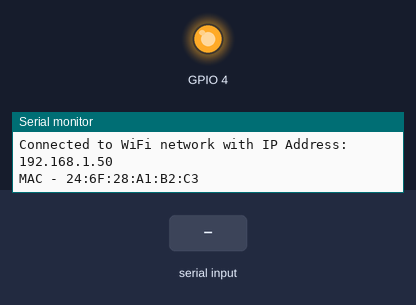
Bench run of a sketch on a simulated ESP32. Parts: output pins drawn as LEDs (lit = HIGH), the last lines printed to the serial monitor. Dashed ring = blinking. The test bench sets the inputs (shaded band). WiFi joins after 1.5 s; servers stay silent unless stated; uploads are accepted with an empty reply.

Above: at 2.1 s.
At 4.0 s:
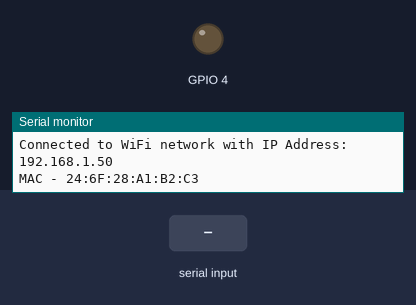
4.1 s: "#" received over the second serial link
At 4.42 s:
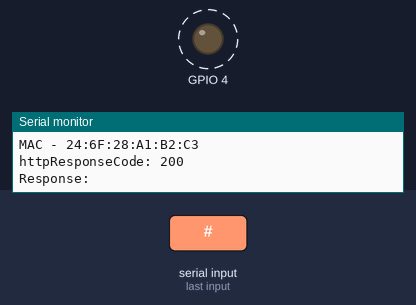
Timing chart, 0 to 7.1 s (numbered marks = the images above; inputs shaded):
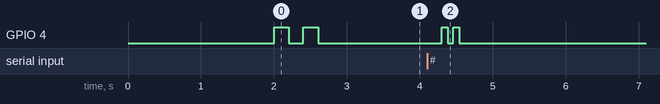

Measured:
- after the input at 4.1 s, GPIO 4: alternates HIGH for 0.08 s and LOW for 0.08 s, 4 changes in all, then stays LOW, starting after 0.20 s

The sketch:

GatewayWifi_v0.ino
```cpp
#include <WiFi.h>
#include <HTTPClient.h>
#include <WiFiClient.h>
#include <ArduinoJson.h>

String message = "";

void setup()
{
  Serial.begin(115200);
  Serial2.begin (115200);

  pinMode (4, OUTPUT);
  digitalWrite (4, 0);

  wifiConnect ();

  digitalWrite (4, 1);
  delay (200);
  digitalWrite (4, 0);
  delay (200);
  digitalWrite (4, 1);
  delay (200);
  digitalWrite (4, 0);
  delay (200);
}

void loop()
{
  if (Serial2.available() > 0)
  {
    char i;
    while (Serial2.available() > 0)
    {
      i = char (Serial2.read());

      message += i;
    }
    if (i == '#')
    {
      message.replace ("$", "");
      message.replace ("#", "");
      Serial.println (message);

      if (postData (message) == 200)
      {
        digitalWrite (4, 1);
        delay (80);
        digitalWrite (4, 0);
        delay (80);
        digitalWrite (4, 1);
        delay (80);
        digitalWrite (4, 0);
        delay (80);
      }

      message = "";
    }
  }
}
```

WIFI.ino
```cpp
const char* ssid = "GabDEV1";            // WIFI
const char* password = "123456789";     // SENHA WIFI

String rota_echo                  = "http://postman-echo.com/post";
String rota_fake                  = "http://192.168.137.1:80/beaconScan";

String macAdress  = "";

void wifiConnect (void)
{
  if(WiFi.status() != WL_CONNECTED)
  {
    WiFi.mode(WIFI_STA);
    WiFi.begin(ssid, password);
    Serial.println("Connecting");

    while(WiFi.status() != WL_CONNECTED)
    {
      Serial.print(".");
      delay (1000);
    }
    Serial.println("");
    Serial.print("Connected to WiFi network with IP Address: ");
    Serial.println(WiFi.localIP());
    WiFi.setAutoReconnect(true);
    WiFi.persistent(true);

    macAdress = WiFi.macAddress();
    Serial.print    ("MAC - ");
    Serial.println  (macAdress);
  }
}

unsigned int postData (String data)
{
  wifiConnect ();

  int httpResponseCode = 0;

  if(WiFi.status()== WL_CONNECTED)
  {
    WiFiClient Client;
    HTTPClient http;

    http.begin(Client, rota_fake);
    http.addHeader("Content-Type", "application/json");
//      http.addHeader("token",  "Fn8fyuvw0AlMXCcDje25huzNjhKVEbNvsozlv7iD6ENRZ4kAjugqGh4f0w96SZZA");

    httpResponseCode  = http.POST(data);
    String response       = http.getString();

    Serial.println("httpResponseCode: " + String(httpResponseCode));
    Serial.println  ("Response: " + response);
    http.end();

    return (httpResponseCode);
  }
}
```
